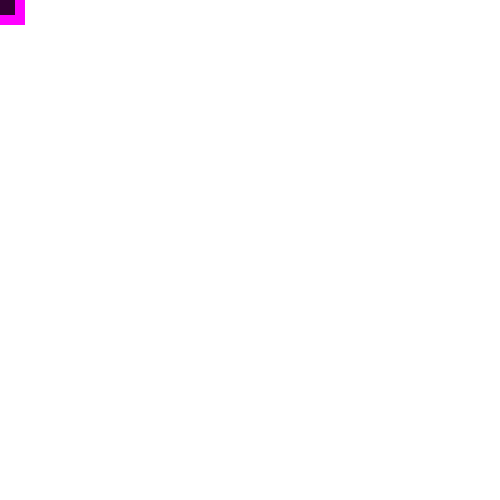
Frame 1 (no input)
Frame 60 (the mouse pressed at the canvas centre just before this capture): identical to frame 1, image omitted
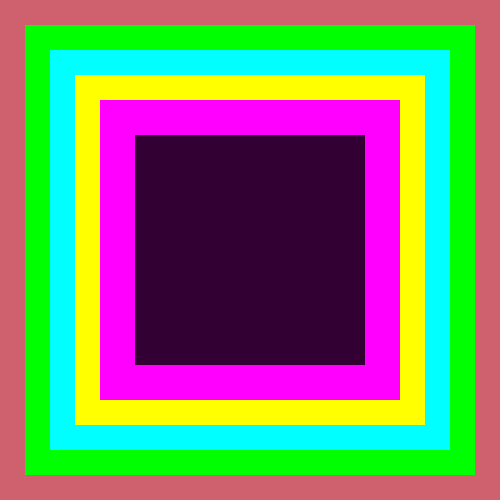
Frame 120 (the mouse held since frame 60 and released just before this capture)

The Processing sketch that drew these frames (run headless with seeded random() and noise(); from frame 60 on, the mouse is pressed at the canvas centre):

// Processing sketch: processing_155797
// ── processing_155797.pde

//set rect parameters
float rectw;
float recth;
float rectx;
float recty;

//set difference between mouse position and center
float dix;
float diy;

//transp
int x = 255;

//size step;=
float step;

void setup(){
 size(500,500);
 background(#ffffff);
 step = 100;
 background(random(222));

  
}


void draw(){
  
  
  if (mousePressed == true){step = 50; background(#000000);}
  if (mousePressed == false){step = 100; background(#ffffff);}
  
  
  //set rect size
  rectw = 500;
  recth = 500;
  //define the mouse to the center
  dix = 250 - mouseX;
  diy = 250 - mouseY;
  
  if (dix < 0) {
    dix = -dix; } 
  if (diy < 0) {
    diy = -diy; } 
    

   
 //rect1
  if (mouseX > 250) {
  rectx = mouseX - rectw/2 + dix*1.3;} else {
  rectx = mouseX - rectw/2 - dix*1.3;}
  if (mouseY > 250) {
  recty = mouseY - recth/2 + diy*1.3;} else {
    recty = mouseY - recth/2 - diy*1.3;}
  //rectx = rectx + dix;
  noStroke();
  fill(#cf616e, x);
  rect(rectx, recty, rectw, recth);
  
  //rect2
  rectw = rectw - step;
  recth = recth - step;
  rectx = mouseX - rectw/2;
  recty = mouseY - recth/2;
  if (mouseX > 250) {
  rectx = mouseX - rectw/2 + dix*0.9;} else {
    rectx = mouseX - rectw/2 - dix*0.9;}
  if (mouseY > 250) {
  recty = mouseY - recth/2 + diy*0.9;} else {
    recty = mouseY - recth/2 - diy*0.9;}
  //rectx = rectx + dix;
  noStroke();
  fill(#00ff00, x);
  rect(rectx, recty, rectw, recth);
 
 //rect3
 // fill(#ffffff, 80);
  //rect(0, 0, width, height);
  rectw = rectw - step;
  recth = recth - step;
  rectx = mouseX - rectw/2;
  recty = mouseY - recth/2;
  if (mouseX > 250) {
  rectx = mouseX - rectw/2 + dix*0.6;} else {
    rectx = mouseX - rectw/2 - dix*0.6;}
  if (mouseY > 250) {
  recty = mouseY - recth/2 + diy*0.6;} else {
    recty = mouseY - recth/2 - diy*0.6;}
  noStroke();
  fill(#00ffff, x);
  rect(rectx, recty, rectw, recth);
  
  //rect4
  //fill(#ffffff, 80);
  //rect(0, 0, width, height);
  rectw = rectw - step;
  recth = recth - step;
  rectx = mouseX - rectw/2;
  recty = mouseY - recth/2;
    if (mouseX > 250) {
  rectx = mouseX - rectw/2 + dix*0.3;} else {
    rectx = mouseX - rectw/2 - dix*0.3;}
  if (mouseY > 250) {
  recty = mouseY - recth/2 + diy*0.3;} else {
    recty = mouseY - recth/2 - diy*0.3;}
  noStroke();
  fill(#ffff00, x);
  rect(rectx, recty, rectw, recth);
  
  //rect5
  //fill(#ffffff, 80);
  //rect(0, 0, width, height);
  rectw = rectw - step;
  recth = recth - step;
  rectx = mouseX - rectw/2;
  recty = mouseY - recth/2;
  if (mouseX > 250) {
  rectx = mouseX - rectw/2 + dix*0.1;} else {
  rectx = mouseX - rectw/2 - dix*0.1;}
  if (mouseY > 250) {
  recty = mouseY - recth/2 + diy*0.1;} else {
  recty = mouseY - recth/2 - diy*0.1;}
  noStroke();
  fill(#ff00ff, x);
  rect(rectx, recty, rectw, recth);
  
  
  //rect6
  //fill(#ffffff, 80);
  //rect(0, 0, width, height);
  rectw = rectw - 70;
  recth = recth - 70;
  rectx = mouseX - rectw/2;
  recty = mouseY - recth/2;
  noStroke();
  fill(#330033, x);
  rect(rectx, recty, rectw, recth);
   
  
  
  
}
